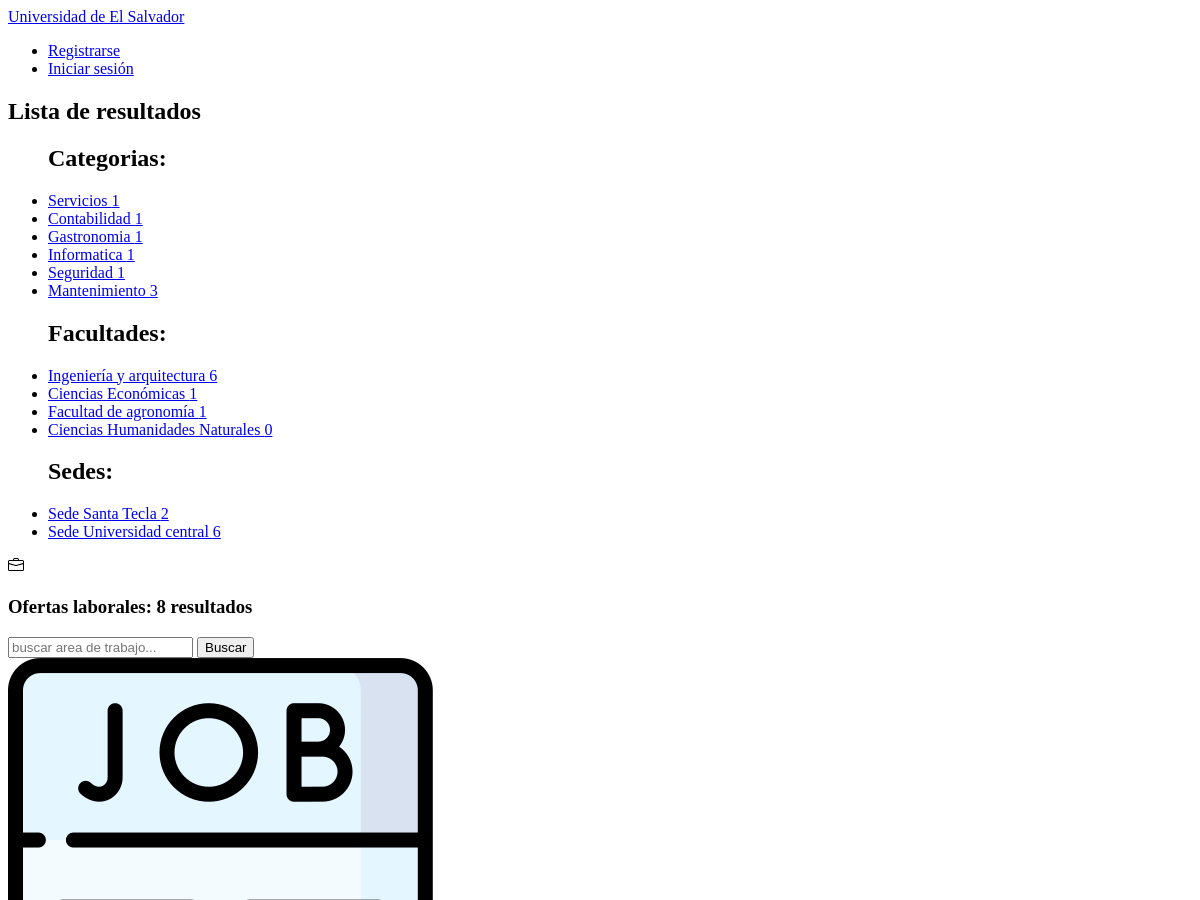
The app's page / (upper part), older data.
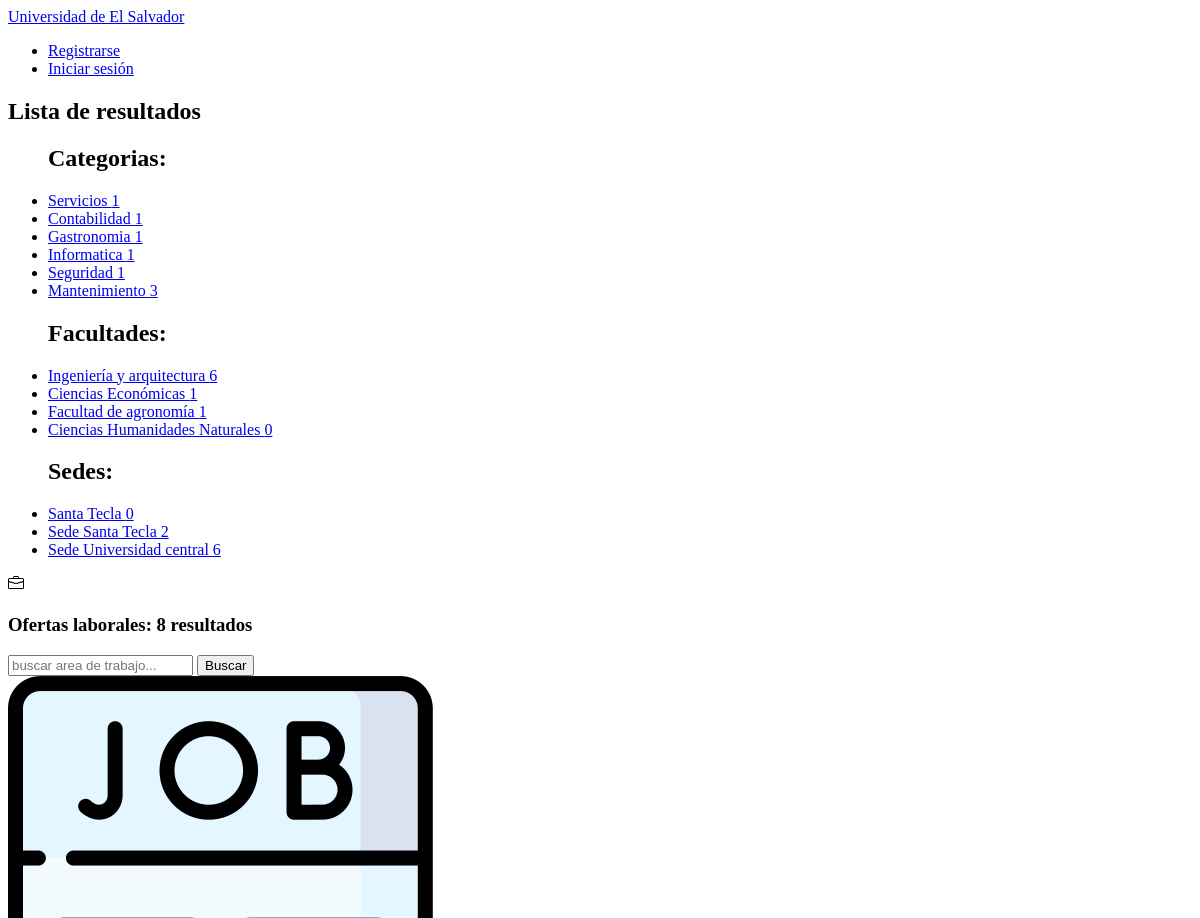
The same page, newer data.
### apps/OfertasLaborales/models.py (models this page shows, shortened)
class Categoria(models.Model):
    nombre = models.CharField(max_length=100, default=None, unique=True)

class Facultad(models.Model):
    nombre = models.CharField(max_length=100, default=None, unique=True)

class Sede(models.Model):
    nombre = models.CharField(max_length=100, default=None, unique=True)
    ciudad = models.CharField(max_length=100, default=None, null=True)
    departamento = models.CharField(max_length=100, default=None, null=True)

class OfertaLaboral(models.Model):
    area_de_trabajo = models.CharField(max_length=150, default=None, null=True)
    cargo_solicitado = models.CharField(max_length=150, default=None, null=True)
    vacantes = models.CharField(max_length=150, default=None, null=True)
    tipo_contratacion = models.CharField(max_length=150, default=None, null=True)
    nivel_experiencia = models.CharField(max_length=150, default=None, null=True)
    generos = models.CharField(max_length=150, default=None, null=True)
    edad_solicitada = models.CharField(max_length=150, default=None, null=True)
    salario_minimo = models.DecimalField(max_digits=10000,decimal_places=2,default=0.00, null=True)
    salario_maximo = models.DecimalField(max_digits=10000,decimal_places=2,default=0.00, null=True)
    descripcion = models.CharField(max_length=1000, default=None, null=True)
    categoria = models.ForeignKey(Categoria, on_delete=models.CASCADE)
    facultad = models.ForeignKey(Facultad, on_delete=models.CASCADE)
    sede = models.ForeignKey(Sede, on_delete=models.CASCADE)

### apps/OfertasLaborales/views.py (the view, shortened to what this page needs)
# urls.py: path('', views.Inicio.as_view(), name='inicio'),
class Inicio(ListView):
    template_name = 'OfertasLaborales/inicio.html'
    model = OfertaLaboral
    object_list= (Categoria, Facultad, Sede)
    def get(self, request):
        user = request.user
        if user.is_staff:
            return redirect('administracion')
        context = self.get_context_data(form=BusquedaForm())
        return render(request, self.template_name, context)
    def get_context_data(self, **kwargs):
        context = super().get_context_data(**kwargs)
        context['ofertaslaborales'] = OfertaLaboral.objects.all()
        context['resultados'] = OfertaLaboral.objects.count()
        for objeto in self.object_list:
            context[objeto.__name__] = objeto.objects.annotate(Count('ofertalaboral'))
        return context

### apps/OfertasLaborales/forms.py
class BusquedaForm(forms.Form):
    busqueda = forms.CharField(label=False,max_length=250, widget=forms.TextInput(attrs={'placeholder': 'buscar area de trabajo...'}))

### templates/OfertasLaborales/inicio.html (shortened to what this page needs)
<!DOCTYPE html>
{% extends 'base.html' %}
{% load compress %}
{% load static %}
{% block contenido %}
<div class="contenedor">
    <aside class="aside-ofertaslab">
        <nav class="sidebar-ofertaslab">
            <div class="sidebar-title">
                <h2>Lista de resultados <span><a href="{% url 'inicio' %}">{{regresar}}</a></span></h2>
            </div>
            <ul class="list-items">
                <h2>Categorias:</h2>
                {% for categoria in Categoria %}
                <li><a href="{% url 'busqueda' categoria.nombre %}">{{categoria.nombre}} <span>{{categoria.ofertalaboral__count}}</span></a></li>
                {% endfor %}
            </ul>
            <ul class="list-items">
                <h2>Facultades:</h2>
                {% for facultad in Facultad %}
                <li><a href="{% url 'busqueda' facultad.nombre %}">{{facultad.nombre}} <span>{{facultad.ofertalaboral__count}}</span></a></li>
                {% endfor %}
            </ul>
            <ul class="list-items">
                <h2>Sedes:</h2>
                {% for sede in Sede %}
                <li><a href="{% url 'busqueda' sede.nombre %}">{{sede.nombre}} <span>{{sede.ofertalaboral__count}}</span></a></li>
                {% endfor %}
            </ul>
        </nav>
    </aside>
    <section class="contenido-ofertaslab">
        <nav class="navbar-ofertaslab">
            <strong>
                <h3>Ofertas laborales:<span>{{filtro}} {{ofertaslaborales.count}} resultados</span></h3>
            </strong>
            <div class="navbar-ofertaslab-items">
                <form action="" method="post" class="form-seach">
                    {{form.busqueda}}
                    <button type="submit">Buscar</button>
                </form>
            </div>
        </nav>
        <main class="taps-ofertaslab">
            <div>
                {% for oferta in ofertaslaborales %}
                <div class="tap-ofertalab">
                    <div>
                        <img src="{% static 'img/oferta.png' %}" alt="img">
                    </div>
                </div>
                {% endfor %}
            </div>
        </main>
    </section>
</div>
{% endblock contenido %}

Row changes from the older to the newer data that the page shows:
added Sede: nombre "Santa Tecla", ofertalaboral__count "0"
